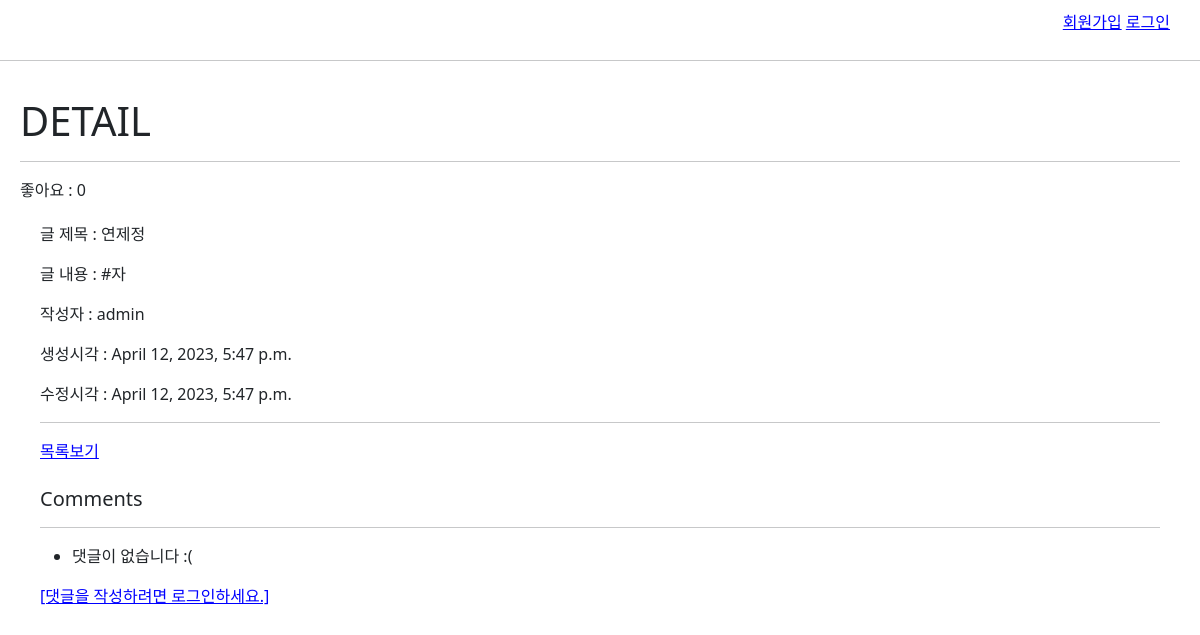
The app's page /articles/6/ with its own data.
### articles/models.py (models this page shows, shortened)
class Article(models.Model):
    hashtags = models.ManyToManyField(Hashtag)
    user = models.ForeignKey(settings.AUTH_USER_MODEL, on_delete=models.CASCADE)
    like_users = models.ManyToManyField(settings.AUTH_USER_MODEL, related_name='like_articles')
    title = models.CharField(max_length=30)
    content = models.TextField()
    image = models.ImageField(blank=True, null=True)
    thumbnail_img = ImageSpecField(
        source='image',
        processors=[Thumbnail(200,300)],
        format='JPEG',
        options={'quality':80},
    )
    created_at = models.DateTimeField(auto_now_add=True)
    updated_at = models.DateTimeField(auto_now=True)

### accounts/models.py (models this page shows)
class User(AbstractUser):
    pass

### articles/views.py (the view)
# urls.py: path('<int:pk>/', views.detail, name='detail'),
def detail(request, pk):
    article = Article.objects.get(pk=pk)
    comment_form = CommentForm()
    comments = article.comment_set.all()
    comments = article.comment_set.filter(parent__isnull=True) # 댓글
    context = {
        'article': article,
        'comment_form': comment_form,
        'comments': comments,
    }
    return render(request, 'articles/detail.html', context)

### articles/templates/articles/detail.html (shortened to what this page needs)
{% extends 'base.html' %}
{% block content %}
  <h1>DETAIL</h1>
  <hr />
  <span>좋아요 : {{article.like_users.count}}</span>
  <div id="article-content">
    <p>글 제목 : {{article.title}}</p>
    <p>글 내용 : {{article.content}}</p>
    <p>작성자 : {{article.user}}</p>
    <p>생성시각 : {{article.created_at}}</p>
    <p>수정시각 : {{article.updated_at}}</p>
    <hr>
    <a href="{% url 'articles:index' %}">목록보기</a>
    <br><br>
    <h5>Comments</h5>
    <hr>
    <ul>
      {% for comment in comments %}
        <li>
          {{comment.user}} : {{comment.content}}
          {% if request.user == comment.user %}
          <form action="{% url 'articles:comments_delete' article.pk comment.pk%}" method="POST">
            {% csrf_token %}
            <input type="submit" value="삭제">
          </form>
          {% endif %}
        </li>
        <p>대댓글</p>
        {% for reply in comment.replies.all %}
        <p>{{ reply.content }}</p>
        {% endfor %}
        <form action="{% url 'articles:comments_create' article.pk %}" method="POST">
          <input type="hidden" name="parent_pk" value="{{ comment.pk }}">
          {% csrf_token %}
          {{ comment_form }}
          <input type="submit" value="대댓글">
        </form>
      {% empty %}
        <li>댓글이 없습니다 :(</li>
      {% endfor %}
    </ul>
    {% if request.user.is_authenticated %}
    <form action="{% url 'articles:comments_create' article.pk %}" method="POST">
      {% csrf_token %}
      {{comment_form}}
      <input type="submit" value="저장">
    </form>
    {% else %}
      <a href="{% url 'accounts:login' %}">[댓글을 작성하려면 로그인하세요.]</a>
    {% endif %}
  </div>
{% endblock content %}

### static/base.css (style rules this page uses)
a { color: blue; }
#article-content { padding: 20px; }

### records on screen
Article: like_users.count "0", title "연제정", content "#자", user "admin", created_at "April 12, 2023, 5:47 p.m.", updated_at "April 12, 2023, 5:47 p.m."
